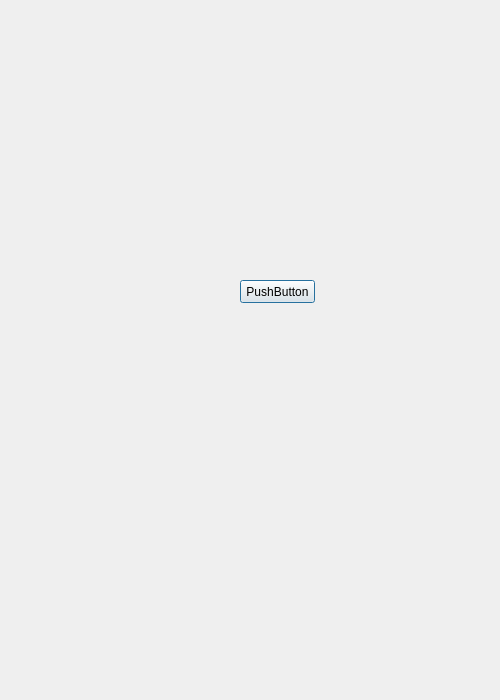
<?xml version="1.0" encoding="UTF-8"?>
<ui version="4.0">
 <class>Dialog</class>
 <widget class="QDialog" name="Dialog">
  <property name="geometry">
   <rect>
    <x>0</x>
    <y>0</y>
    <width>500</width>
    <height>700</height>
   </rect>
  </property>
  <property name="sizePolicy">
   <sizepolicy hsizetype="Preferred" vsizetype="Preferred">
    <horstretch>0</horstretch>
    <verstretch>0</verstretch>
   </sizepolicy>
  </property>
  <property name="windowTitle">
   <string>Show</string>
  </property>
  <property name="windowIcon">
   <iconset resource="rc.qrc">
    <normaloff>:/res/ice.png</normaloff>:/res/ice.png</iconset>
  </property>
  <property name="toolTip">
   <string>一个测试窗口</string>
  </property>
  <property name="statusTip">
   <string>状态栏提示</string>
  </property>
  <property name="whatsThis">
   <string>一个测试窗口，是帮助按钮的解释</string>
  </property>
  <widget class="QPushButton" name="pushButton">
   <property name="geometry">
    <rect>
     <x>240</x>
     <y>280</y>
     <width>75</width>
     <height>23</height>
    </rect>
   </property>
   <property name="cursor">
    <cursorShape>OpenHandCursor</cursorShape>
   </property>
   <property name="text">
    <string>PushButton</string>
   </property>
  </widget>
 </widget>
 <resources>
  <include location="rc.qrc"/>
 </resources>
 <connections/>
</ui>
